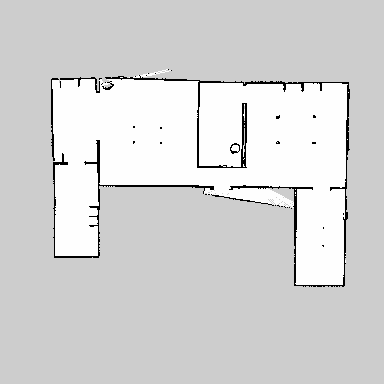
%> input picture Pictures/map.pgm, 384 x 384 px
$ octave RRTkinodynamic.m   (GNU Octave 9; MATLAB toolbox functions it lacks are replaced by stand-ins)
%> lines starting %> are read from the running program, lines starting %| are printed output that depends on the picture; in (x1, y1, x2, y2) boxes, pixels count from 0 and x2, y2 are one past the last pixel; in counts of white or black regions, pixels touching at a corner belong together; the program's own positions count from 1
clear;close all;

% Algorithm Parameters
max_iter = 30000000;
step_size = 10;
goal_radius = 15;
v_max = 4;
omega_max = 8;
min_turning_radius = 20.0;

profile on;
flag_show_runtime = 1;  % choose 1 to show the runtime plot (slow)


% [21 lines of commented-out code are left out]
img1 = imread("Pictures/map.pgm");
%> img1 is the input picture: size 384x384 uint8; min 0, max 254, mean 213.2
start= [65,245,3*pi/2];
goal = [214,148,pi/2];

% maze 3
% img1 = imread("Pictures/maze3.jpg");
% start=[85,596,3*pi/2];
% goal = [1056,3,3*pi/2];


img = imbinarize(im2gray(img1), 0.8);
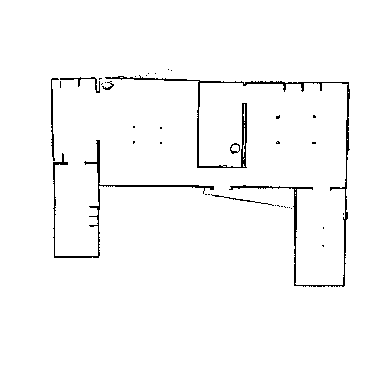
%> img: size 384x384 logical; 97.8% white; black in thin lines or dots, all inside (x1, y1, x2, y2) = (51, 69, 350, 287)
se = strel('disk', 2);
img = ~imdilate(~img, se);
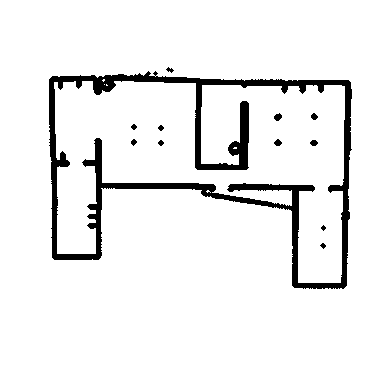
%> img: size 384x384 logical; 93.2% white; 12 black regions (1 under 20 px), largest, box (x1, y1, x2, y2) and area: (49, 71, 352, 289) 9757, (274, 113, 282, 121) 44, (274, 139, 282, 146) 38
map_size = size(img);
%> map_size = [384 384]


figure; % Create a figure handle
set(gcf, 'Position', [100, 100, 800, 600]);
imshow(img, 'InitialMagnification', 'fit');
hold on
title('Select START point, then GOAL point');

plotCircle(goal, goal_radius)


%%%%%%%%%%%%%%%%%%% Main algorithm %%%%%%%%%%%%%

tic;
%> the run ends on the next line
path = kinodynamic_rrt(img, start, goal, max_iter, step_size, goal_radius,v_max,omega_max,min_turning_radius,flag_show_runtime);
% [15 lines not run here, left out]
function path = kinodynamic_rrt(img, start, goal, max_iter, step_size, goal_radius, v_max, omega_max, min_turning_radius, flag_show_runtime)
    tree.nodes = start;    % [x, y, theta]
    tree.parent = 0;       % Parent index
    tree.cost = 0;         % Cost from start
    tree.controls = [];    % Store control inputs
    tree.trajectories = cell(1); % Store complete trajectories
    tree.path_costs = 0;   % Add path_costs to store distance-based costs

    % Plot start and goal
    plot(start(1), start(2), 'go', 'MarkerSize', 10, 'LineWidth', 2);
    plot(goal(1), goal(2), 'ro', 'MarkerSize', 10, 'LineWidth', 2);

    % Initialize collision checking parameters
    robot_radius = 2; % Define robot radius for collision checking
    [img_height, img_width] = size(img);

    for iter = 1:max_iter
        % 1. Sample a random point with goal biasing
        if rand() < 0.2
            rand_point = goal;
        else
            rand_point = [randi([1, img_width]), randi([1, img_height]), ...
                         (rand() * 2) * pi];
        end

        if mod(iter,1000)==0
        disp(iter);
        end

        % 2. Find nearest node
        [nearest_idx, nearest_node] = find_nearest_node(tree.nodes, rand_point);

        % 3. Generate controls and select best
        best_state = [];
        best_control = [];
        best_trajectory = [];
        best_path_cost = inf;
        min_dist = inf;

        for i = 1:4
            control = sample_control(v_max, omega_max, min_turning_radius);
            [new_state, trajectory] = generate_trajectory_euler(nearest_node, control, step_size);

            if is_trajectory_collision_free(img, trajectory, robot_radius)
                dist = compute_distance(new_state, rand_point);
                path_cost = compute_trajectory_cost(trajectory);

                if dist < min_dist
                    min_dist = dist;
                    best_state = new_state;
                    best_control = control;
                    best_trajectory = trajectory;
                    best_path_cost = path_cost;
                end
            end
        end

        if isempty(best_state)
            continue;
        end

        % 4. Add new node to tree with updated cost calculation
        current_idx = size(tree.nodes, 1) + 1;
        tree.nodes(current_idx, :) = best_state;
        tree.parent(current_idx) = nearest_idx;
        tree.controls(current_idx, :) = best_control;
        tree.path_costs(current_idx) = tree.path_costs(nearest_idx) + best_path_cost;
        tree.trajectories{current_idx} = best_trajectory;

        % Plot the trajectory
        if flag_show_runtime
            plot(best_trajectory(:,1), best_trajectory(:,2), 'b-', 'LineWidth', 0.5);
            % plot(best_state(1), best_state(2), 'b.', 'MarkerSize', 5);
            drawnow limitrate;
        end

        % 5. Check if goal reached
        if norm(best_state(1:2) - goal(1:2)) <= goal_radius
           % && abs(angle_diff(best_state(3), goal(3))) <= pi/8
            [path, final_cost] = reconstruct_path(tree);
            fprintf('Final path cost: %.2f\n', final_cost);
            return;
        end
    end

    path = [];
    warning('Path not found within maximum iterations');
end
%% Generate Trajectory

% [61 lines left out: functions generate_trajectory_euler, compute_trajectory_cost, compute_distance, not called in this run]

function [nearest_idx, nearest_node] = find_nearest_node(nodes, point)
    distances = zeros(size(nodes, 1), 1);
    for i = 1:size(nodes, 1)
        distances(i) = compute_distance(nodes(i,:), point);
    end
    [~, nearest_idx] = min(distances);
    nearest_node = nodes(nearest_idx, :);
end


%%%%%%%%%%%%%%%%%%%%%%%%%% random sampling control %%%%%%%%%%%%%%%%%%
% [21 lines left out: function sample_control, not called in this run]

%%%%%%%%%%%%%%%%%%%%%%%%%%%%%% colision check %%%%%%%%%%%%%%

% [34 lines left out: function is_trajectory_collision_free, not called in this run]

%%%%%%%%%%%%%%%%%%%% Reconstruct the path to goal %%%%%%%%%%%%%%%%%%%%%%%%%
% [18 lines left out: function reconstruct_path, not called in this run]


function diff = angle_diff(a1, a2)
    diff = mod(a1 - a2 + pi, 2*pi) - pi;
end

function plotCircle(center, radius)


    % Generate points for the circle
    theta = linspace(0, 2*pi, 100); % 100 points around the circle
    x = center(1) + radius * cos(theta);
    y = center(2) + radius * sin(theta);


    plot(x, y, 'k-', 'LineWidth', 1); % Circle in blue with a line width of 2
end
